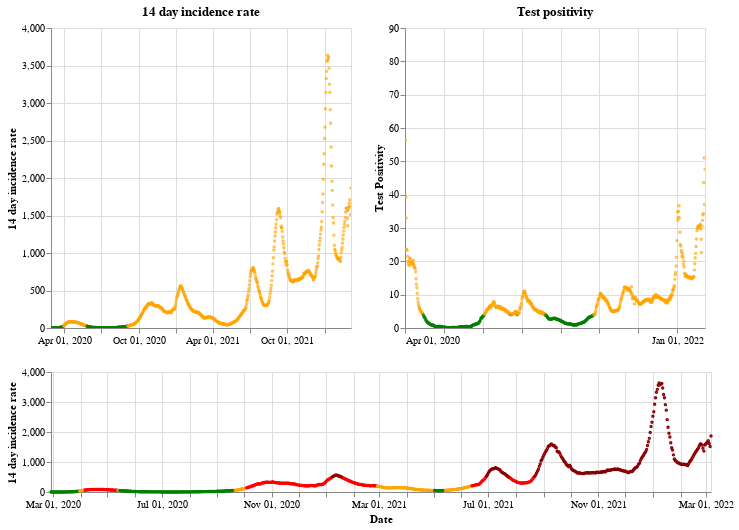

Notebook cell for this chart:
### Markdown cell above
## Scotland

### Code cell
plot_traffic_light('Scotland')

### Figure 1 — Vega-Lite specification as saved in the notebook (floating-point values rounded to 4 significant figures; data arrays with more than 128 entries replaced by an {"elided": "..."} marker saying what was removed)
{"config": {"view": {"continuousWidth": 400, "continuousHeight": 300}}, "vconcat": [{"hconcat": [{"mark": {"type": "point", "size": 2}, "encoding": {"color": {"condition": {"value": "green", "test": "(datum.twoWeeklyCasesRate <= 25)"}, "value": "orange"}, "tooltip": [{"type": "nominal", "field": "areaName"}, {"type": "temporal", "field": "date"}, {"type": "quantitative", "field": "twoWeeklyCasesRate"}, {"type": "quantitative", "field": "testPositivity"}], "x": {"type": "temporal", "axis": {"title": ""}, "field": "date", "scale": {"domain": {"selection": "DateBrush"}}, "timeUnit": "yearmonthdate"}, "y": {"type": "quantitative", "axis": {"title": "14 day incidence rate"}, "field": "twoWeeklyCasesRate"}}, "title": "14 day incidence rate", "width": 300}, {"mark": {"type": "point", "size": 2}, "encoding": {"color": {"condition": {"value": "green", "test": "(datum.testPositivity <= 4)"}, "value": "orange"}, "tooltip": [{"type": "nominal", "field": "areaName"}, {"type": "temporal", "field": "date"}, {"type": "quantitative", "field": "twoWeeklyCasesRate"}, {"type": "quantitative", "field": "testPositivity"}], "x": {"type": "temporal", "axis": {"title": ""}, "field": "date", "scale": {"domain": {"selection": "DateBrush"}}, "timeUnit": "yearmonthdate"}, "y": {"type": "quantitative", "axis": {"title": "Test Positivity"}, "field": "testPositivity"}}, "title": "Test positivity", "width": 300}]}, {"layer": [{"mark": {"type": "point", "size": 2}, "encoding": {"color": {"condition": {"value": "orange", "test": "(((datum.testPositivity < 4) && (datum.twoWeeklyCasesRate >= 50)) && (datum.twoWeeklyCasesRate < 200))"}, "value": "red"}, "opacity": {"condition": {"value": 1, "test": "((datum.twoWeeklyCasesRate >= 50) && (datum.twoWeeklyCasesRate < 500))"}, "value": 0}, "tooltip": [{"type": "nominal", "field": "areaName"}, {"type": "temporal", "field": "date"}, {"type": "quantitative", "field": "twoWeeklyCasesRate"}, {"type": "quantitative", "field": "testPositivity"}], "x": {"type": "temporal", "axis": {"title": "Date"}, "field": "date", "timeUnit": "yearmonthdate"}, "y": {"type": "quantitative", "axis": {"title": "14 day incidence rate"}, "field": "twoWeeklyCasesRate"}}, "selection": {"DateBrush": {"type": "interval", "encodings": ["x"], "fields": ["Time"]}}}, {"mark": {"type": "point", "size": 2}, "encoding": {"color": {"value": "darkred"}, "opacity": {"condition": {"value": 1, "test": "(datum.twoWeeklyCasesRate >= 500)"}, "value": 0}, "tooltip": [{"type": "nominal", "field": "areaName"}, {"type": "temporal", "field": "date"}, {"type": "quantitative", "field": "twoWeeklyCasesRate"}, {"type": "quantitative", "field": "testPositivity"}], "x": {"type": "temporal", "axis": {"title": "Date"}, "field": "date", "timeUnit": "yearmonthdate"}, "y": {"type": "quantitative", "axis": {"title": "14 day incidence rate"}, "field": "twoWeeklyCasesRate"}}}, {"mark": {"type": "point", "size": 2}, "encoding": {"color": {"condition": {"value": "green", "test": "((datum.testPositivity < 4) && (datum.twoWeeklyCasesRate < 50))"}, "value": "orange"}, "opacity": {"condition": {"value": 1, "test": "(datum.twoWeeklyCasesRate < 50)"}, "value": 0}, "tooltip": [{"type": "nominal", "field": "areaName"}, {"type": "temporal", "field": "date"}, {"type": "quantitative", "field": "twoWeeklyCasesRate"}, {"type": "quantitative", "field": "testPositivity"}], "x": {"type": "temporal", "axis": {"title": "Date"}, "field": "date", "timeUnit": "yearmonthdate"}, "y": {"type": "quantitative", "axis": {"title": "14 day incidence rate"}, "field": "twoWeeklyCasesRate"}}}], "height": 120, "width": 660}], "data": {"name": "data-3a37e43e114de2b6baaf368a5aab6ceb"}, "$schema": "https://vega.github.io/schema/vega-lite/v4.8.1.json", "datasets": {"data-3a37e43e114de2b6baaf368a5aab6ceb": {"elided": "739 records"}}}
